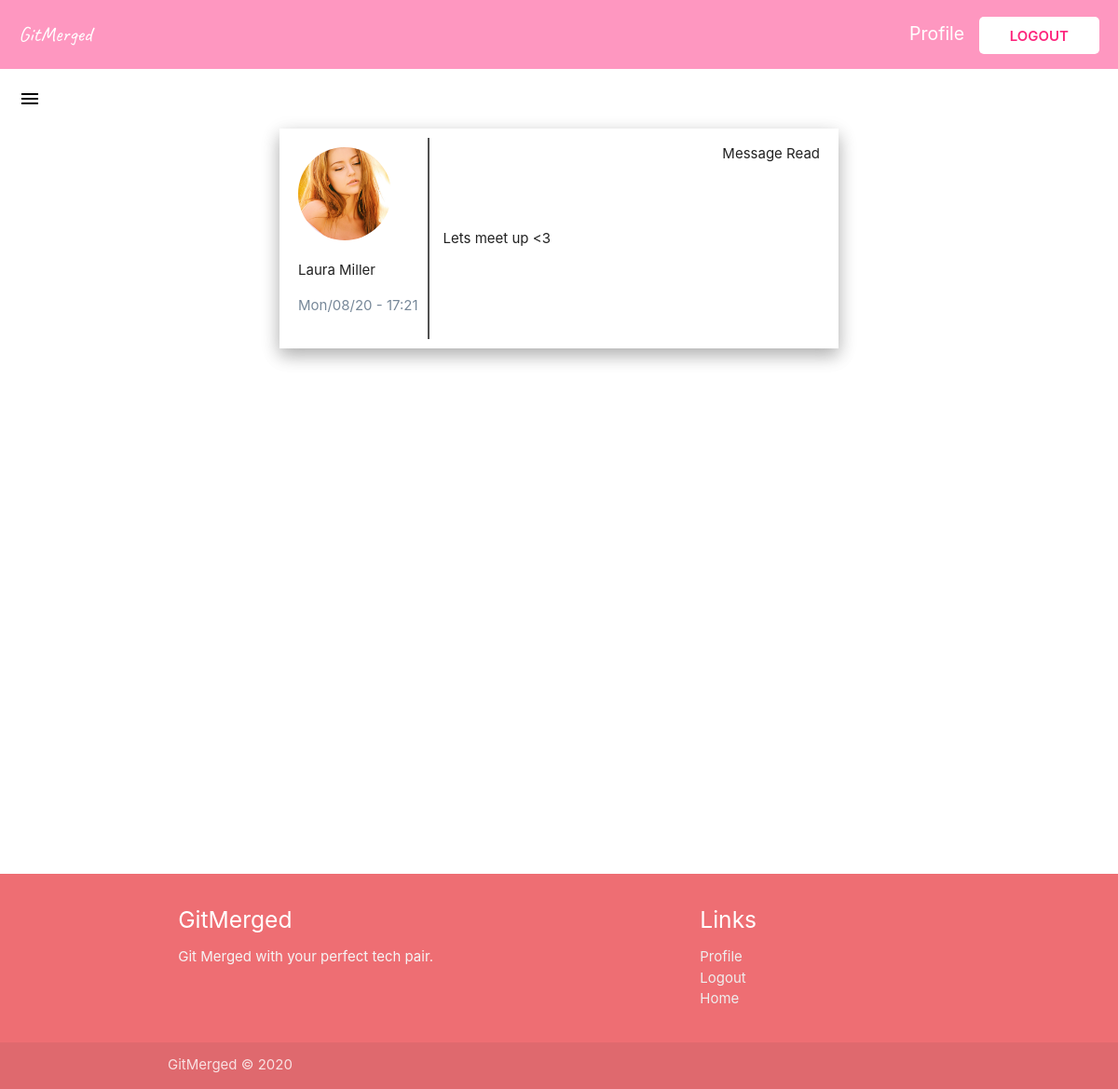
The page /view-messages/ (signed in) on the database its author committed.
### main/models.py (models this page shows, shortened)
class Message(models.Model):
    content = models.TextField()
    date_posted = models.DateTimeField(default=timezone.now)
    author = models.ForeignKey(
        User, on_delete=models.CASCADE, related_name="author")
    receiver = models.ForeignKey(
        User, on_delete=models.CASCADE, related_name="receiver", null=True)
    status = models.BooleanField(default=False)

### users/models.py (models this page shows, shortened)
class Profile(models.Model):
    user = models.OneToOneField(User, on_delete=models.CASCADE)
    full_name = models.CharField(max_length=100, null=True)
    age = models.IntegerField(null=True)
    gender = models.CharField(max_length=50, blank=True, null=True)
    profile_image = models.ImageField(
        upload_to='profile_pic', default="default.jpg", null=True, blank=True)
    bio = models.TextField(null=True)
    tech_stack = models.CharField(max_length=500, null=True)
    likeability = models.ManyToManyField(
        User, related_name="likes", blank=True)
    blocked_by = models.ManyToManyField(
        User, related_name="blocked", blank=True)

### main/views.py (the view)
# urls.py: path("view-messages/", views.ViewMessages, name="view-messages"),
@login_required
def ViewMessages(req):
    messages = Message.objects.filter(receiver=req.user)
    unreadMessages = Message.objects.filter(
        receiver=req.user).filter(status=False).count()
    userIn = req.user
    context = {
        'msgs': messages,
        'userIn': userIn,
        'unreadmsgs': unreadMessages
    }
    return render(req, "messages.html", context)

### main/templates/messages.html (shortened to what this page needs)
{% extends "base.html" %}
{% block content %}
<section>
  <div class="navigation navigation--bg">
    <a href="{% url 'date-page' %}" class="logo link">GitMerged</a>
    <div>
      {% if user.is_authenticated %}
      <a href="{% url 'profile-page' %}" class="profile-link link">Profile</a>
      <a href="{% url 'logout' %}" class="login link">Logout</a>
      {% else %}
      <a href="{% url 'login' %}" class="login link">Log in</a>
      {% endif %}
    </div>
  </div>
  <div class="burger">
    {% if unreadmsgs > 0 %}
      <a href="#" data-target="slide-out" class="sidenav-trigger"
        ><span class="new badge">{{unreadmsgs}}</span>
        <i class="material-icons" style="color: black; margin: 20px;">menu</i>
      </a>
    {% else %}
      <a href="#" data-target="slide-out" class="sidenav-trigger"
        >
        <i class="material-icons" style="color: black; margin: 20px;">menu</i>
      </a>
    {% endif %}
  </div>
</section>
<section class="messages">
{% for msg in msgs %}
    <div class="message">
        <div class="message__detail">
            <img class="message__image" src='{{msg.author.profile.profile_image.url}}' />
            <p class="message__authort">{{msg.author.profile.full_name}}</p>
            <p class="message__date">{{msg.date_posted|date:"D/m/y - H:i"}}</p>
        </div>
        <div class="message__content">
            <p class="message__msg">{{msg.content}}</p>
        </div>
        <form method="POST", action="{% url 'mark-read' msg.pk %}">
            {% if unreadmsgs > 0 %}
                <button class="mark-read" name="msg_id" value="{{msg.id}}"><i class="tiny material-icons">check_circle</i>Mark as Read</button>
            {% else %}
                <p class="read">Message Read</p>
            {% endif %}
        </form>
    </div>
{% endfor %}
</section>
{% include "footer.html" %}
{% endblock content %}

### main/static/main/main.css (style rules this page uses)
a { text-decoration: none !important; }
.navigation { z-index: 999; text-decoration: none; color: white; display: flex; justify-content: space-between; align-items: center; grid-row: 0/1; padding: 20px; font-size: 1.3rem; }
.navigation--bg { background: #fd267c7a; }
.logo { color: white; font-family: "Caveat", cursive; font-size: 1.5rem; }
.login { text-decoration: none; color: #fd267d; position: relative; background: white; padding: 0.7rem 2.2rem; text-transform: uppercase; font-weight: 600; font-size: 1rem; border-radius: 5px; }
.profile-link { text-decoration: none; color: white; margin-right: 10px; }
.messages { min-height: 100vh; margin: auto; }
.message { display: flex; position: relative; margin: auto; padding: 10px; max-width: 40rem; align-items: center; box-shadow: 0 8px 17px 0 rgba(0, 0, 0, 0.2), 0 6px 20px 0 rgba(0, 0, 0, 0.15); margin-bottom: 20px; }
.message__detail { padding: 10px; border-right: 2px solid #515151; }
.message__image { height: 100px; border-radius: 50%; }
.message__date { color: lightslategray; }
.message__content { margin: 15px; }
.message__msg { margin: 0 auto; }
.burger a { position: relative; }
.read { position: absolute; top: 1px; right: 20px; }

### rows shown on the page
Message: author.profile.profile_image (picture), author.profile.full_name "Laura Miller", date_posted "Mon/08/20 - 17:21", content "Lets meet up <3"
